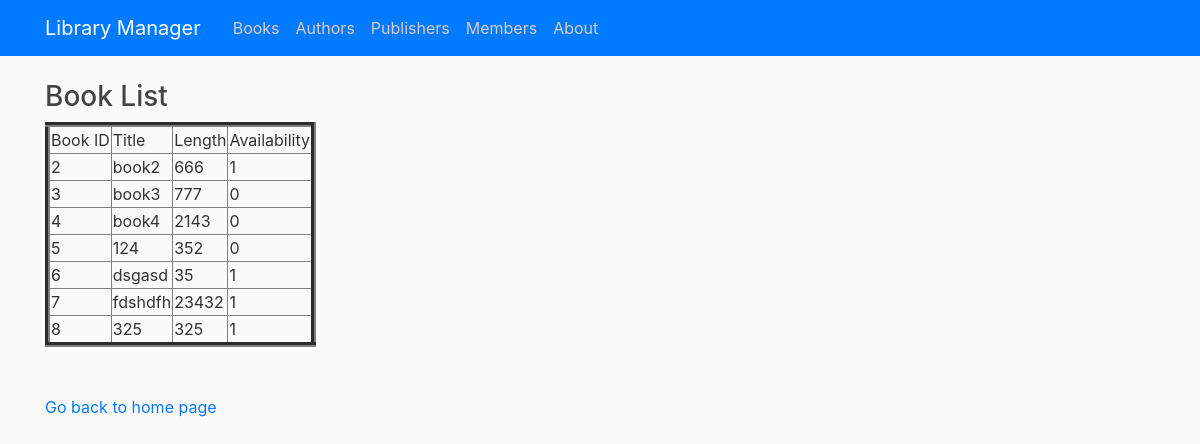
/view, run on the app's committed database.
### tables this page shows
CREATE TABLE Book (bookId INTEGER PRIMARY KEY AUTOINCREMENT, title TEXT NOT NULL, length INTEGER NOT NULL, availability BOOLEAN NOT NULL CHECK(availability IN (0, 1)));

### library/routes.py (the view)
@app.route("/view")
def view():
    con = sqlite3.connect("book.db")
    con.row_factory = sqlite3.Row
    cur = con.cursor()
    cur.execute("SELECT Book.bookId, Book.title, Book.length, Book.availability, Author.firstName, Author.lastName, Publisher.name\
    FROM Author JOIN WrittenBy JOIN Book JOIN PublishedBy JOIN Publisher\
    ON Book.bookId = WrittenBy.bookId\
    AND WrittenBy.authorId = Author.authorId\
    AND Book.bookId = PublishedBy.bookId\
    AND PublishedBy.publisherId = Publisher.publisherId")
    rows = cur.fetchall()
    return render_template("view.html",rows = rows)

### library/templates/view.html (shortened to what this page needs)
{% extends "layout.html" %}
{% block content %}
<!DOCTYPE html>
<html>
<head>
</head>
<body>
    <h3>Book List</h3>
    <table border=5>
        <thead>
            <td>Book ID</td>
            <td>Title</td>
            <td>Length</td>
            <td>Availability</td>
        </thead>
        {% for row in rows %}
        <tr>
            <td>{{row["bookId"]}}</td>
            <td>{{row["title"]}}</td>
            <td>{{row["length"]}}</td>
            <td>{{row["availability"]}}</td>
        </tr>
        {% endfor %}
    </table>
    <br><br>
    <a href="/">Go back to home page</a>
</body>
</html>
{% endblock content %}

### library/static/main.css (style rules this page uses)
body { background: #fafafa; color: #333333; margin-top: 5rem; }
h1, h2, h3, h4, h5, h6 { color: #444444; }

### data on the page
Book: bookId "2", title "book2", length "666", availability "1"
Book: bookId "3", title "book3", length "777", availability "0"
Book: bookId "4", title "book4", length "2143", availability "0"
Book: bookId "5", title "124", length "352", availability "0"
Book: bookId "6", title "dsgasd", length "35", availability "1"
Book: bookId "7", title "fdshdfh", length "23432", availability "1"
Book: bookId "8", title "325", length "325", availability "1"
